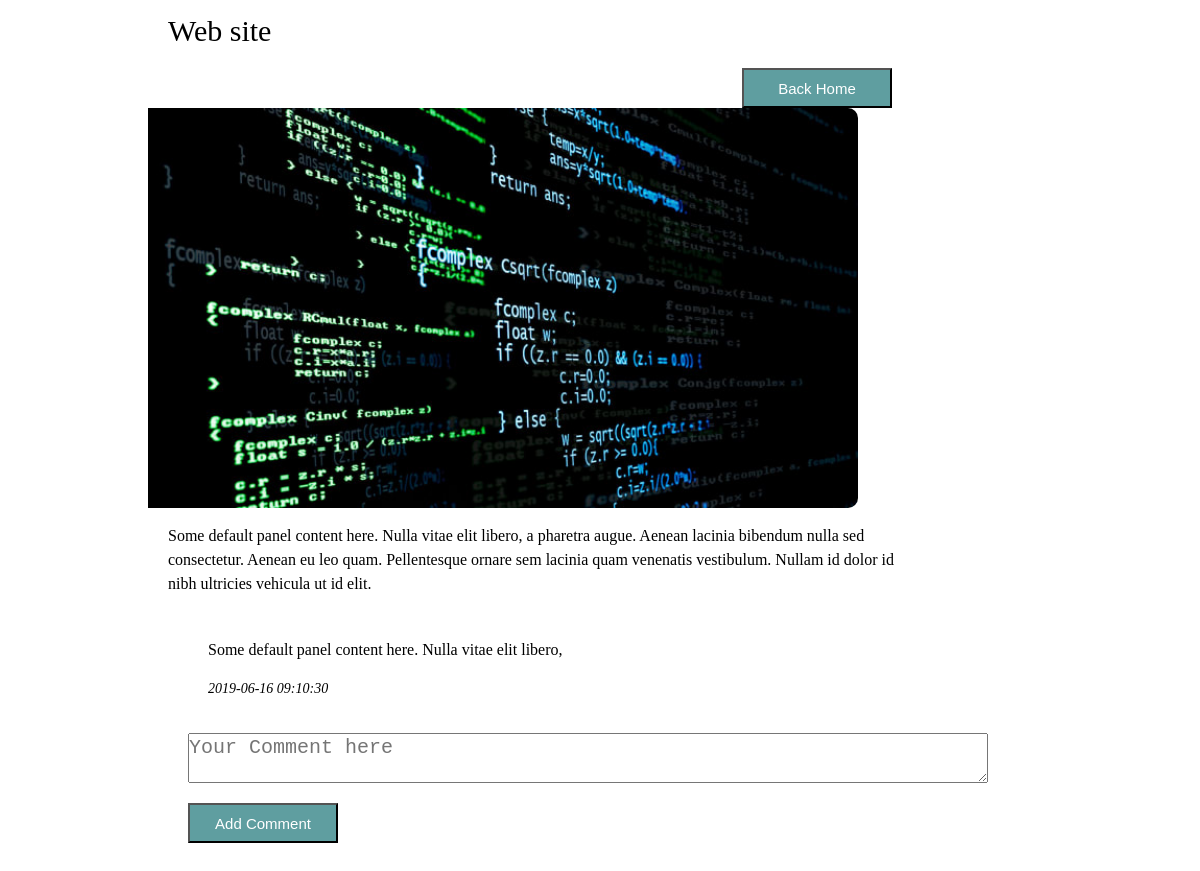
Page /comment_post.php?postid=18 on the committed database.
### tables this page shows
CREATE TABLE `posts` (
  `id` int(11) NOT NULL,
  `title` text NOT NULL,
  `description` text NOT NULL,
  `picture` varchar(255) NOT NULL,
  `created_date` timestamp NOT NULL DEFAULT CURRENT_TIMESTAMP
);

CREATE TABLE `comments` (
  `id` int(11) NOT NULL,
  `post_id` int(11) NOT NULL,
  `body` text NOT NULL,
  `commented_at` timestamp NOT NULL DEFAULT CURRENT_TIMESTAMP
);

### comment_post.php (the view, shortened to what this page needs)
<?php if(isset($_REQUEST['postid'])) {
    $postid = $_REQUEST['postid'];
?>
<html>
    <head>
        <link rel="stylesheet" type="text/css" href="css/style.css">
    </head>
    <body>
        <div>
          <button class="btn_home"><a  class="link" href="index.php" >
          Back Home</a></button>
        </div>
        <?php
            include('config/db_config.php');
            $query = "Select * from posts where id = '$postid'";
            $query2 = "Select * from comments where post_id = '$postid'";
            $result = mysqli_query($conn, $query);
            $result2 = mysqli_query($conn, $query2);
            if (mysqli_num_rows($result) > 0) {
                echo '<div class="content">';
                while($member = mysqli_fetch_array($result)) {?>
                    <div>
                        <p class="com_title"><?= $member['title'] ?></p>
                        <img src="images/<?= $member['picture'] ?>"/>
                        <p class=""><?= $member['description'] ?></p>
                    <form class ="comment_body" method="post" enctype="multipart/form-data" action="">
                                  <?php
                if (mysqli_num_rows($result2) > 0) {
                echo '<quote>';
                    while($member2 = mysqli_fetch_array($result2)) {?>
                        <p><?= $member2['body'] ?></p>
                        <p style="font-size: 14px;"><i><?= $member['created_date'] ?></i></p>
                <?php }
                echo '</quote>';
                }?>
                    <div style="margin-left: 20px;" class="">
                      <textarea id="this_text" title="comment" id="comment" name="comment" placeholder="Your Comment here"></textarea>
                    </div>
                    <div class="">
                      <button class="add_btn" type="submit" name = "addComment" title="addComment">Add Comment</button>
                    </div>
                </form>
                    </div>
                <?php }
                echo '</div>';
                ?>
            <?php } else {?>
              <div class="panel panel-warning">
                 <h2 class="no_post">No Posts available!</h2>
              </div>
            <?php }
        ?>
    </body>
</html>
<?php } else header('location:index.php')?>

### css/style.css (style rules this page uses)
body { font-size: 19px; }
img { width: auto; height: 400px; border-radius: 10px; border-image-slice: 10px; padding-left: 20px; }
.content { margin-left: 100px; margin-right: 80px; box-shadow: 30px; padding-top: 0px; padding-left: 20px; padding-bottom: 20px; }
p { line-height: 1.5em; padding-left: 20px; font-family: "Times New Roman", Times, serif; font-size:16px; margin-left: 20px; margin-right: 190px; }
a { color: #EF1F2F; text-decoration: none; }
.link { color: white; }
.comment_body { padding-left: 20px; margin-left: 20px; padding-bottom: 20px; padding-top: 10px; margin-right: 60px; }
.com_title { font-size: 30px; font-style: bold; }
#this_text { width: 800px; height: 50px; margin-top: 20px; padding-left: 0px; margin-bottom: 20px; font-size: 20px; }
.add_btn { background: #5f9ea0; margin-left: 20px; width: 150px; font-size: 15px; color: white; height: 40px; }
.btn_home { float: right; margin-top: 60px; margin-right: 300px; color: white; background: #5f9ea0; font-size: 15px; height: 40px; width: 150px; }

### rows in the picture
posts: title "Web site", picture (picture), description "Some default panel content here. Nulla vitae elit libero, a pharetra augue. Aenean lacinia bibendum nulla sed consectetur. Aenean eu leo quam. Pellentesque ornare sem lacinia quam venenatis vestibulum. Nullam id dolor id nibh ultricies vehicula ut id elit."
comments: body "Some default panel content here. Nulla vitae elit libero,", post.created_date "2019-06-16 09:10:30"
